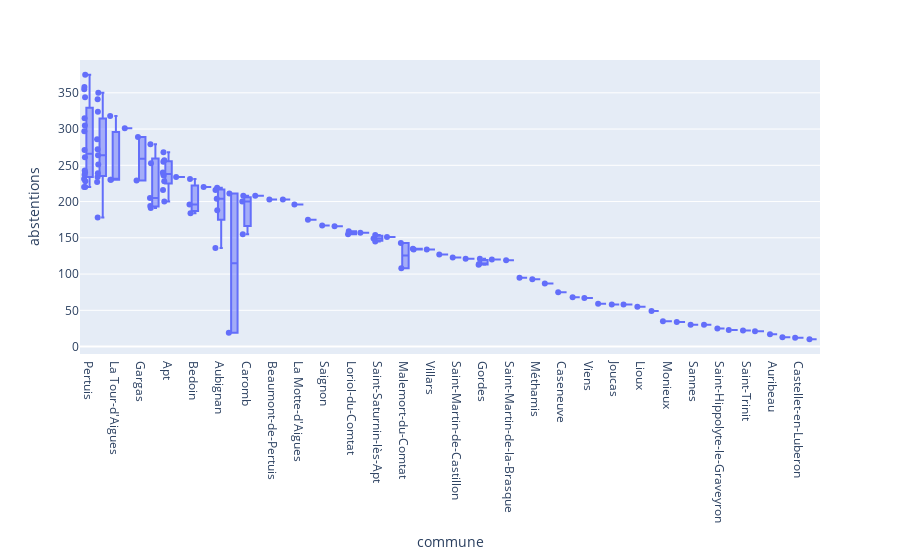

The cell this chart's notebook holds for it:
### Code cell
fig = px.box(resultats_bureaux.sort_values('abstentions', ascending=False), 
    x="commune", 
    y="abstentions",
    points="all",
    hover_data=resultats_bureaux.columns)
fig.show()

### Figure 1 — Plotly figure (JSON) as saved in the notebook; plotly's stock layout.template omitted (floating-point values rounded to 4 significant figures; data arrays with more than 128 entries replaced by an {"elided": "..."} marker saying what was removed)
{"data": [{"alignmentgroup": "True", "boxpoints": "all", "customdata": {"elided": "112x20 mixed values"}, "hovertemplate": "commune=%{x}<br>abstentions=%{y}<br>code_dpt=%{customdata[0]}<br>dpt=%{customdata[1]}<br>code_circ=%{customdata[2]}<br>circ=%{customdata[3]}<br>code_commune=%{customdata[4]}<br>code_b_vote=%{customdata[5]}<br>inscrits=%{customdata[6]}<br>p_abs/ins=%{customdata[7]}<br>votants=%{customdata[8]}<br>p_vot/ins=%{customdata[9]}<br>blancs=%{customdata[10]}<br>p_blancs/ins=%{customdata[11]}<br>p_blancs/vot=%{customdata[12]}<br>nuls=%{customdata[13]}<br>p_nuls/ins=%{customdata[14]}<br>p_nuls/vot=%{customdata[15]}<br>exprimés=%{customdata[16]}<br>p_exp/ins=%{customdata[17]}<br>p_exp/vot=%{customdata[18]}<br>id_b_vote=%{customdata[19]}<extra></extra>", "legendgroup": "", "marker": {"color": "#636efa"}, "name": "", "notched": false, "offsetgroup": "", "orientation": "v", "showlegend": false, "type": "box", "x": ["Pertuis", "Pertuis", "Pertuis", "Carpentras", "Pertuis", "Carpentras", "Carpentras", "La Tour-d'Aigues", "Pertuis", "Pertuis", "La Bastide-des-Jourdans", "Pertuis", "Gargas", "Carpentras", "Sarrians", "Carpentras", "Pertuis", "Apt", "Carpentras", "Pertuis", "Apt", "Apt", "Sarrians", "Carpentras", "Pertuis", "Apt", "Pertuis", "Carpentras", "Apt", "Pertuis", "Apt", "Carpentras", "Roussillon", "Bedoin", "Pertuis", "La Tour-d'Aigues", "La Tour-d'Aigues", "Gargas", "Pertuis", "Apt", "Carpentras", "Pertuis", "Pertuis", "Mirabeau", "Aubignan", "Apt", "Aubignan", "Sault", "Caromb", "Villes-sur-Auzon", "Sarrians", "Aubignan", "Beaumont-de-Pertuis", "Grambois", "Apt", "Caromb", "La Motte-d'Aigues", "Bedoin", "Sarrians", "Sarrians", "Aubignan", "Bedoin", "Carpentras", "Goult", "Saignon", "Ansouis", "Loriol-du-Comtat", "Cabrières-d'Aigues", "Loriol-du-Comtat", "Caromb", "Saint-Saturnin-lès-Apt", "La Bastidonne", "Saint-Saturnin-lès-Apt", "Saint-Saturnin-lès-Apt", "Malemort-du-Comtat", "Aubignan", "Mormoiron", "Mormoiron", "Villars", "Saint-Christol", "Saint-Martin-de-Castillon", "Peypin-d'Aigues", "Gordes", "Rustrel", "Saint-Martin-de-la-Brasque", "Gordes", "Gordes", "Malemort-du-Comtat", "Crillon-le-Brave", "Méthamis", "Modène", "Caseneuve", "Blauvac", "Viens", "Flassan", "Joucas", "Saint-Pierre-de-Vassols", "Lioux", "Murs", "Monieux", "Aurel", "Sannes", "Vitrolles-en-Lubéron", "Saint-Hippolyte-le-Graveyron", "Beaumettes", "Saint-Trinit", "Saint-Pantaléon", "Sault", "Auribeau", "Gignac", "Castellet-en-Luberon", "Lagarde-d'Apt"], "x0": " ", "xaxis": "x", "y": [375, 358, 355, 350, 344, 341, 324, 318, 315, 305, 301, 297, 289, 286, 279, 272, 271, 268, 264, 261, 257, 255, 253, 251, 243, 240, 240, 239, 238, 237, 236, 234, 234, 231, 231, 230, 230, 229, 228, 228, 227, 220, 220, 220, 219, 216, 216, 211, 208, 208, 205, 204, 203, 203, 200, 200, 196, 196, 194, 191, 188, 184, 178, 175, 167, 166, 159, 157, 155, 155, 154, 151, 149, 145, 143, 136, 135, 134, 134, 127, 123, 121, 121, 120, 119, 114, 113, 108, 95, 93, 87, 75, 68, 67, 59, 58, 58, 55, 49, 35, 34, 30, 30, 25, 23, 22, 21, 19, 17, 13, 12, 10], "y0": " ", "yaxis": "y"}], "layout": {"boxmode": "group", "legend": {"tracegroupgap": 0}, "margin": {"t": 60}, "xaxis": {"anchor": "y", "domain": [0, 1], "title": {"text": "commune"}}, "yaxis": {"anchor": "x", "domain": [0, 1], "title": {"text": "abstentions"}}}}
